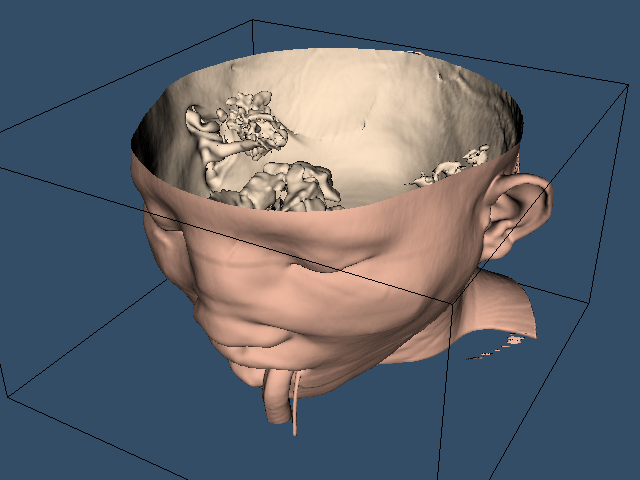

Recreate this plot in Python.
#!/usr/bin/env python

# Extract and display the skin isosurface from a CT head dataset using
# vtkFlyingEdges3D with an outline for spatial context.

import os
from pathlib import Path

# Factory overrides: importing these modules registers the OpenGL rendering
# and interaction style implementations for vtkRenderingCore factory classes.
import vtkmodules.vtkInteractionStyle  # noqa: F401
import vtkmodules.vtkRenderingOpenGL2  # noqa: F401

# VTK pipeline classes used in this example
from vtkmodules.vtkFiltersCore import vtkFlyingEdges3D
from vtkmodules.vtkFiltersModeling import vtkOutlineFilter
from vtkmodules.vtkIOImage import vtkMetaImageReader
from vtkmodules.vtkRenderingCore import (
    vtkActor,
    vtkCamera,
    vtkPolyDataMapper,
    vtkProperty,
    vtkRenderWindow,
    vtkRenderWindowInteractor,
    vtkRenderer,
)

# Colors (normalized RGB)
skin_color_rgb = (0.941, 0.722, 0.627)
backface_color_rgb = (1.0, 0.898, 0.784)
black_rgb = (0.0, 0.0, 0.0)
bkg_color_rgb = (0.200, 0.302, 0.400)

# Data directory: defaults to the folder containing this script
data_dir = Path(os.environ.get("VPE_DATA_DIR", Path(__file__).parent))

# Reader: load the CT head volume
reader = vtkMetaImageReader()
reader.SetFileName(str(data_dir / "FullHead.mhd"))

# Filter: extract the skin isosurface at contour value 500
skin_extractor = vtkFlyingEdges3D()
skin_extractor.SetInputConnection(reader.GetOutputPort())
skin_extractor.SetValue(0, 500)

# Mapper: map the skin surface to graphics primitives
skin_mapper = vtkPolyDataMapper()
skin_mapper.SetInputConnection(skin_extractor.GetOutputPort())
skin_mapper.ScalarVisibilityOff()

# Actor: assign the mapped skin geometry with diffuse color and backface
skin_actor = vtkActor()
skin_actor.SetMapper(skin_mapper)
skin_actor.GetProperty().SetDiffuseColor(skin_color_rgb)

back_property = vtkProperty()
back_property.SetDiffuseColor(backface_color_rgb)
skin_actor.SetBackfaceProperty(back_property)

# Outline: provide spatial context around the volume
outline_filter = vtkOutlineFilter()
outline_filter.SetInputConnection(reader.GetOutputPort())

outline_mapper = vtkPolyDataMapper()
outline_mapper.SetInputConnection(outline_filter.GetOutputPort())

outline_actor = vtkActor()
outline_actor.SetMapper(outline_mapper)
outline_actor.GetProperty().SetColor(black_rgb)

# Renderer: assemble the scene
renderer = vtkRenderer()
renderer.AddActor(outline_actor)
renderer.AddActor(skin_actor)
renderer.SetBackground(bkg_color_rgb)

# Window: display the rendered scene
render_window = vtkRenderWindow()
render_window.AddRenderer(renderer)
render_window.SetWindowName("skin isosurface")
render_window.SetMultiSamples(0)
render_window.SetSize(640, 480)

# Interactor: handle mouse and keyboard events
interactor = vtkRenderWindowInteractor()
interactor.SetRenderWindow(render_window)

# Scene: configure the camera
camera = vtkCamera()
camera.SetViewUp(0, 0, -1)
camera.SetPosition(0, -1, 0)
camera.SetFocalPoint(0, 0, 0)
camera.ComputeViewPlaneNormal()
camera.Azimuth(30.0)
camera.Elevation(30.0)
renderer.SetActiveCamera(camera)
renderer.ResetCamera()
camera.Dolly(1.5)
renderer.ResetCameraClippingRange()

interactor.Initialize()
interactor.Start()
